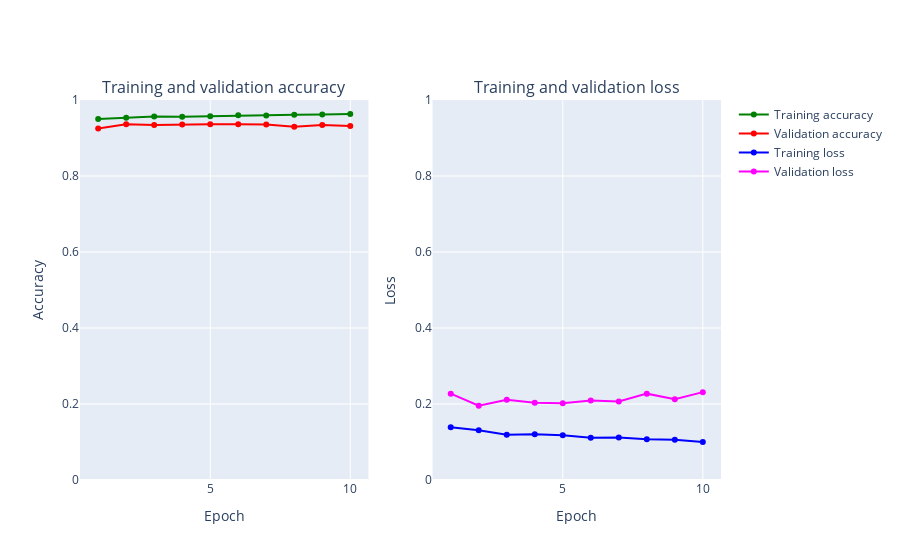

The code cell stored with this chart in its notebook:
### Markdown cell above
#### 4.3.4 Loss and Accuracy Plot

### Code cell
plot_accuracy_and_loss(train4_model)

### Figure 1 — Plotly figure (JSON) as saved in the notebook; plotly's stock layout.template omitted (floating-point values rounded to 4 significant figures)
{"data": [{"marker": {"color": "Green"}, "mode": "markers+lines", "name": "Training accuracy", "text": ["1", "2", "3", "4", "5", "6", "7", "8", "9", "10"], "type": "scatter", "x": [1, 2, 3, 4, 5, 6, 7, 8, 9, 10], "xaxis": "x", "y": [0.9501, 0.9534, 0.9563, 0.956, 0.9575, 0.9596, 0.9593, 0.9613, 0.9619, 0.9634], "yaxis": "y"}, {"marker": {"color": "Red"}, "mode": "markers+lines", "name": "Validation accuracy", "text": ["1", "2", "3", "4", "5", "6", "7", "8", "9", "10"], "type": "scatter", "x": [1, 2, 3, 4, 5, 6, 7, 8, 9, 10], "xaxis": "x", "y": [0.925, 0.936, 0.934, 0.9357, 0.9359, 0.9362, 0.9355, 0.9297, 0.934, 0.9314], "yaxis": "y"}, {"marker": {"color": "Blue"}, "mode": "markers+lines", "name": "Training loss", "text": ["1", "2", "3", "4", "5", "6", "7", "8", "9", "10"], "type": "scatter", "x": [1, 2, 3, 4, 5, 6, 7, 8, 9, 10], "xaxis": "x2", "y": [0.1389, 0.1311, 0.1189, 0.1204, 0.118, 0.1113, 0.1118, 0.1072, 0.106, 0.09989], "yaxis": "y2"}, {"marker": {"color": "Magenta"}, "mode": "markers+lines", "name": "Validation loss", "text": ["1", "2", "3", "4", "5", "6", "7", "8", "9", "10"], "type": "scatter", "x": [1, 2, 3, 4, 5, 6, 7, 8, 9, 10], "xaxis": "x2", "y": [0.2271, 0.1956, 0.2114, 0.2035, 0.2021, 0.2094, 0.2068, 0.2272, 0.2125, 0.2312], "yaxis": "y2"}], "layout": {"annotations": [{"font": {"size": 16}, "showarrow": false, "text": "Training and validation accuracy", "x": 0.225, "xanchor": "center", "xref": "paper", "y": 1, "yanchor": "bottom", "yref": "paper"}, {"font": {"size": 16}, "showarrow": false, "text": "Training and validation loss", "x": 0.775, "xanchor": "center", "xref": "paper", "y": 1, "yanchor": "bottom", "yref": "paper"}], "xaxis": {"anchor": "y", "domain": [0, 0.45], "title": {"text": "Epoch"}}, "xaxis2": {"anchor": "y2", "domain": [0.55, 1], "title": {"text": "Epoch"}}, "yaxis": {"anchor": "x", "domain": [0, 1], "range": [0, 1], "title": {"text": "Accuracy"}}, "yaxis2": {"anchor": "x2", "domain": [0, 1], "range": [0, 1], "title": {"text": "Loss"}}}}
